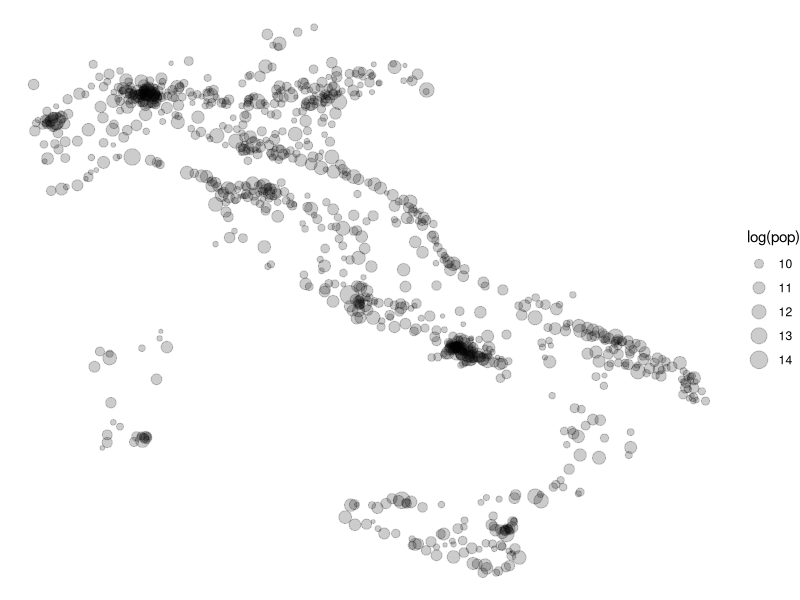

Write R code to recreate this figure.
library(tidyverse)
library(matlab)

begin <- 94001
end <- 95000
my_step <- 10


numbers <- seq(begin, end, by = my_step)

numbers[isprime(numbers)==1]

numbers[isprime(numbers)==1 & between(numbers %% 10000, 2000, 2100)]

maps::world.cities |> 
  filter(country.etc == "Italy") |> 
  ggplot(aes(long, lat, size = log(pop))) + 
  geom_point(alpha = 0.2) + 
  theme_void()
